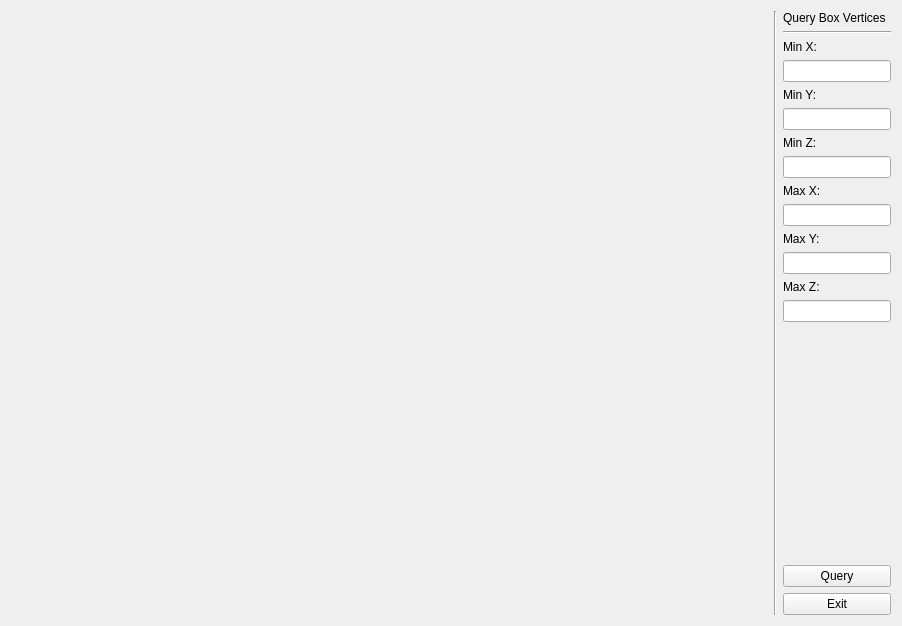
<?xml version="1.0" encoding="UTF-8"?>
<ui version="4.0">
 <class>MainWindow</class>
 <widget class="QMainWindow" name="MainWindow">
  <property name="geometry">
   <rect>
    <x>0</x>
    <y>0</y>
    <width>902</width>
    <height>626</height>
   </rect>
  </property>
  <property name="windowTitle">
   <string>OcTree GUI</string>
  </property>
  <widget class="QWidget" name="centralWidget">
   <layout class="QHBoxLayout" name="horizontalLayout">
    <item>
     <widget class="GLWidget" name="widget" native="true">
      <property name="sizePolicy">
       <sizepolicy hsizetype="Expanding" vsizetype="Preferred">
        <horstretch>0</horstretch>
        <verstretch>0</verstretch>
       </sizepolicy>
      </property>
     </widget>
    </item>
    <item>
     <widget class="Line" name="line">
      <property name="orientation">
       <enum>Qt::Vertical</enum>
      </property>
     </widget>
    </item>
    <item>
     <layout class="QVBoxLayout" name="verticalLayout">
      <item>
       <widget class="QLabel" name="label">
        <property name="text">
         <string>Query Box Vertices</string>
        </property>
       </widget>
      </item>
      <item>
       <widget class="Line" name="line_2">
        <property name="orientation">
         <enum>Qt::Horizontal</enum>
        </property>
       </widget>
      </item>
      <item>
       <widget class="QLabel" name="label_2">
        <property name="text">
         <string>Min X:</string>
        </property>
       </widget>
      </item>
      <item>
       <widget class="QLineEdit" name="lineEdit">
        <property name="sizePolicy">
         <sizepolicy hsizetype="Minimum" vsizetype="Fixed">
          <horstretch>0</horstretch>
          <verstretch>0</verstretch>
         </sizepolicy>
        </property>
        <property name="toolTip">
         <string>Min X</string>
        </property>
       </widget>
      </item>
      <item>
       <widget class="QLabel" name="label_3">
        <property name="text">
         <string>Min Y:</string>
        </property>
       </widget>
      </item>
      <item>
       <widget class="QLineEdit" name="lineEdit_2">
        <property name="sizePolicy">
         <sizepolicy hsizetype="Minimum" vsizetype="Fixed">
          <horstretch>0</horstretch>
          <verstretch>0</verstretch>
         </sizepolicy>
        </property>
       </widget>
      </item>
      <item>
       <widget class="QLabel" name="label_4">
        <property name="text">
         <string>Min Z:</string>
        </property>
       </widget>
      </item>
      <item>
       <widget class="QLineEdit" name="lineEdit_3">
        <property name="sizePolicy">
         <sizepolicy hsizetype="Minimum" vsizetype="Fixed">
          <horstretch>0</horstretch>
          <verstretch>0</verstretch>
         </sizepolicy>
        </property>
       </widget>
      </item>
      <item>
       <widget class="QLabel" name="label_5">
        <property name="text">
         <string>Max X:</string>
        </property>
       </widget>
      </item>
      <item>
       <widget class="QLineEdit" name="lineEdit_4">
        <property name="sizePolicy">
         <sizepolicy hsizetype="Minimum" vsizetype="Fixed">
          <horstretch>0</horstretch>
          <verstretch>0</verstretch>
         </sizepolicy>
        </property>
       </widget>
      </item>
      <item>
       <widget class="QLabel" name="label_6">
        <property name="text">
         <string>Max Y:</string>
        </property>
       </widget>
      </item>
      <item>
       <widget class="QLineEdit" name="lineEdit_5">
        <property name="sizePolicy">
         <sizepolicy hsizetype="Minimum" vsizetype="Fixed">
          <horstretch>0</horstretch>
          <verstretch>0</verstretch>
         </sizepolicy>
        </property>
       </widget>
      </item>
      <item>
       <widget class="QLabel" name="label_7">
        <property name="text">
         <string>Max Z:</string>
        </property>
       </widget>
      </item>
      <item>
       <widget class="QLineEdit" name="lineEdit_6">
        <property name="sizePolicy">
         <sizepolicy hsizetype="Minimum" vsizetype="Fixed">
          <horstretch>0</horstretch>
          <verstretch>0</verstretch>
         </sizepolicy>
        </property>
       </widget>
      </item>
      <item>
       <spacer name="verticalSpacer">
        <property name="orientation">
         <enum>Qt::Vertical</enum>
        </property>
        <property name="sizeHint" stdset="0">
         <size>
          <width>20</width>
          <height>40</height>
         </size>
        </property>
       </spacer>
      </item>
      <item>
       <widget class="QPushButton" name="pushButton">
        <property name="text">
         <string>Query</string>
        </property>
       </widget>
      </item>
      <item>
       <widget class="QPushButton" name="pushButton_2">
        <property name="text">
         <string>Exit</string>
        </property>
       </widget>
      </item>
     </layout>
    </item>
   </layout>
  </widget>
 </widget>
 <layoutdefault spacing="6" margin="11"/>
 <customwidgets>
  <customwidget>
   <class>GLWidget</class>
   <extends>QWidget</extends>
   <header>glwidget.h</header>
   <container>1</container>
  </customwidget>
 </customwidgets>
 <resources/>
 <connections>
  <connection>
   <sender>pushButton_2</sender>
   <signal>clicked()</signal>
   <receiver>MainWindow</receiver>
   <slot>close()</slot>
   <hints>
    <hint type="sourcelabel">
     <x>790</x>
     <y>560</y>
    </hint>
    <hint type="destinationlabel">
     <x>835</x>
     <y>480</y>
    </hint>
   </hints>
  </connection>
  <connection>
   <sender>pushButton</sender>
   <signal>clicked()</signal>
   <receiver>MainWindow</receiver>
   <slot>close()</slot>
   <hints>
    <hint type="sourcelabel">
     <x>752</x>
     <y>521</y>
    </hint>
    <hint type="destinationlabel">
     <x>733</x>
     <y>471</y>
    </hint>
   </hints>
  </connection>
 </connections>
</ui>
